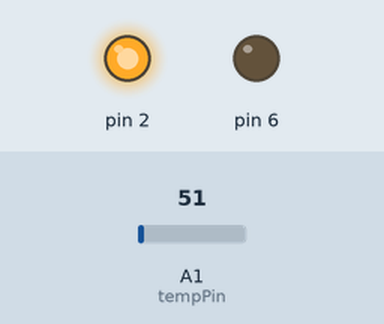
This sketch was run on a simulated Arduino Uno, built with avr-gcc and run on an emulated ATmega328P. Shown: output pins drawn as LEDs (lit = HIGH). The test bench sets the inputs (shaded band); at power-on: A1 (tempPin) = 51. What the sketch prints to the serial monitor is not drawn.

Above: at 1.2 s.
1.3 s: A1 (tempPin) set to 73
2.8 s: A1 (tempPin) set to 85
Timing chart, 0 to 5.8 s (numbered marks = the images above; inputs shaded):
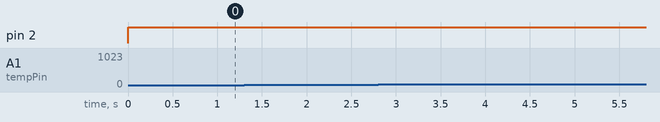

The sketch:

Temperature.ino
```cpp
int val;
int tempPin = 1;

void setup()
{
  Serial.begin(9600);
  pinMode(2, OUTPUT);
  pinMode(6, OUTPUT);
}
void loop()
{
  val = analogRead(tempPin);
  float mv = ( val/1024.0)*5000;
  float cel = mv/10;
  float farh = (cel*9)/5 + 32;
  Serial.print("TEMPRATURE = ");
  Serial.print(cel);
  Serial.print("*C");
  Serial.println();

  Serial.print("TEMPRATURE = ");
  Serial.print(farh);
  Serial.print("*F");
  Serial.println();
  if (cel>300){
    digitalWrite(6, HIGH);
    digitalWrite(2, LOW);
    }
   else{
    digitalWrite(2, HIGH);
    digitalWrite(6, LOW);
    }
  }
```

Measured:
- after the input at 1.3 s, every drawn part: stays the same
- after the input at 2.8 s, every drawn part: stays the same
